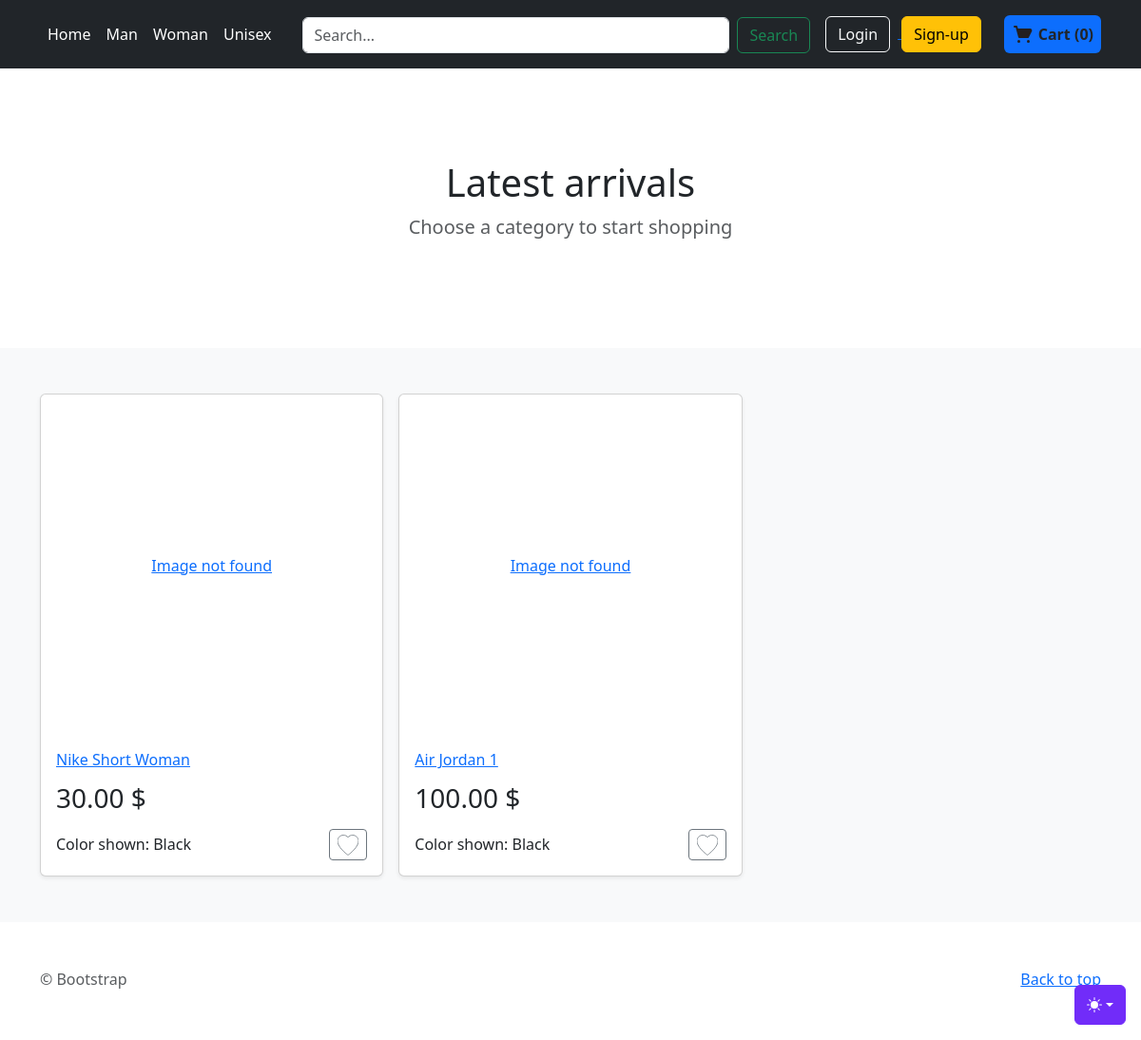
Before: / with the older database file.
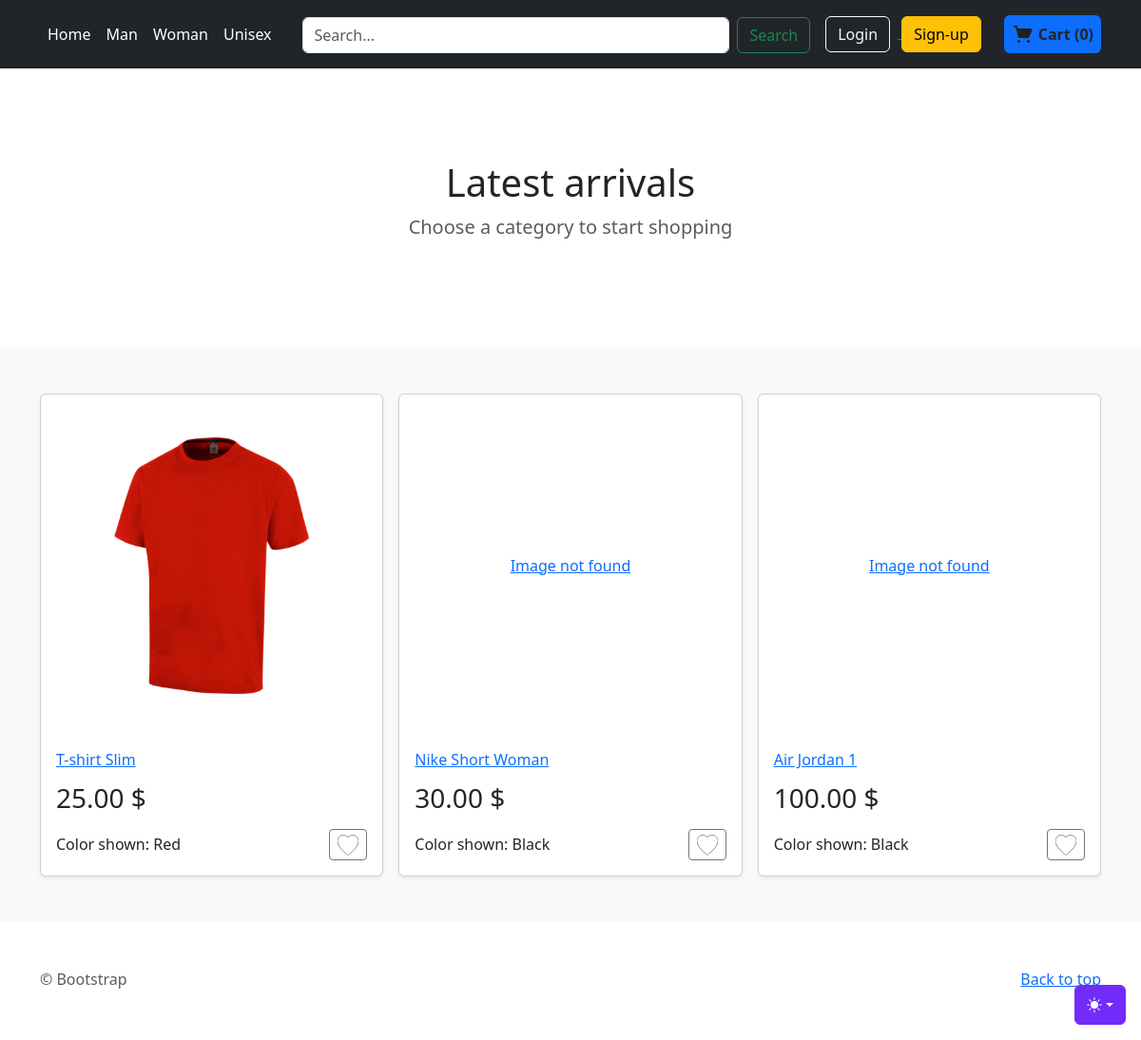
After: the same page with the newer database file.
### store/models.py (models this page shows, shortened)
class ProductVariant(models.Model):
    title = models.CharField(max_length=100, blank=True, null=True)
    product = models.ForeignKey(Product, on_delete=models.CASCADE)
    color = models.ForeignKey(Color, on_delete=models.CASCADE, blank=True, null=True)
    size = models.ForeignKey(Size, on_delete=models.CASCADE, blank=True, null=True)
    image_id = models.ForeignKey(Image, blank=True, null=True,on_delete=models.CASCADE)
    price = models.DecimalField(max_digits=12, decimal_places=2, default=0)
    quantity = models.IntegerField(default=1,null=False)
    purchased = models.PositiveIntegerField(default=0, null=False, blank=True)

class Product(models.Model):
    VARIANTS = (
        ('None', 'None'),
        ('Size', 'Size'),
        ('Color', 'Color'),
        ('Size-Color', 'Size-Color'),
    )
    GENDERS = (
        ('Male', 'Male'),
        ('Female', 'Female'),
        ('Unisex', 'Unisex')
    )
    name = models.CharField(max_length=255, null=False, blank=False)
    slug = models.SlugField(null=False, unique=True)
    category = models.ForeignKey(Category, null=True, blank=True, on_delete=models.CASCADE)
    description = models.TextField(null=True, blank=True)
    base_price = models.DecimalField(max_digits=10, decimal_places=2, null=False,blank=False)
    variant = models.CharField(max_length=10, choices=VARIANTS, default='None')
    date_added = models.DateTimeField(auto_now_add=True, null=True)
    gender = models.CharField(max_length=10, choices=GENDERS, default='Unisex')

class Color(models.Model):
    color_name = models.CharField(max_length=100)

class Image(models.Model):
    name = models.CharField(max_length=50, blank=True)
    product=models.ForeignKey(Product, on_delete=models.CASCADE)
    image = models.ImageField(blank=True, upload_to='static/images/')

### store/views.py (the view)
# urls.py: path('', views.index, name='home'),
def index(request):
    total_latest_shown = 6
    products = ProductVariant.objects.select_related('product').filter(quantity__gt=0).all().order_by('-product__date_added')[:total_latest_shown]
    data = {
        'products': products,
    }
    return render(request, 'store/index.html', data | header_data(request))

### order/models.py (called while the page is built)
    def total_items(self):
        return sum(item.quantity for item in self.cartitem_set.all())

    def total_price(self):
        total = 0
        for item in self.cartitem_set.all():
            total += item.quantity * item.product.price
        return total

### order/views.py (called while the page is built)
def get_or_create_cart(request):
    if request.user.is_authenticated:
        cart, created = Cart.objects.get_or_create(user=request.user)
    else:
        session_cart_id = request.session.get('cart_id')
        if session_cart_id:
            cart, created = Cart.objects.get_or_create(session_id=session_cart_id)
        else:
            cart = Cart.objects.create(session_id=str(uuid.uuid4()))
            request.session['cart_id'] = cart.session_id
    return cart

def cart_info(request):
    cart = get_or_create_cart(request)
    data_response = {
        'cart_products': get_cart_products(cart),
        'total_items': cart.total_items(),
        'total_price': cart.total_price()
    }
    return data_response

### store/models.py (called while the page is built)
    def __str__(self):
        return self.name

### templates/store/index.html (shortened to what the changed rows need)
{% load static %}
<!doctype html>
<html lang="en" data-bs-theme="auto">
  <head><script src="{% static 'assets/js/color-modes.js' %}"></script>
    <link rel="stylesheet" href="https://cdn.jsdelivr.net/npm/@docsearch/css@3">
<link href="{%  static 'assets/dist/css/bootstrap.min.css' %}" rel="stylesheet">
<link href="{%  static 'assets/dist/css/store.css' %}" rel="stylesheet">
  </head>
  <body>
<main>
    {% block categories %}
      <section class="py-5 text-center container">
            <div class="row py-lg-5">
          <div class="col-lg-6 col-md-8 mx-auto">
            <h1 class="fw-light">{% block section_title %}Latest arrivals{% endblock section_title %}</h1>
          </div>
        </div>
      </section>
    {% endblock categories %}
  <div class="album py-5 bg-body-tertiary">
    <div class="container">
        {% block content %}
      <div class="row row-cols-1 row-cols-sm-2 row-cols-md-3 g-3">
          {% if products %}
              {% for article in products %}
                <div class="col">
              <div class="card shadow-sm">
                  <a href="{% url 'store:product-detail' gen=article.product.gender category=article.product.category  id=article.id %}">
                      <div class="image-container">
                          {% if article.image_id %}
                            <img class="product-image" src="{{ article.image_id.image.url }}" alt="{{ article.image_id.name }}" >
                          {% else %}
                            <span>Image not found</span>
                          {% endif %}
                      </div>
                  </a>
                      <div class="card-body">
                    <a href="{% url 'store:product-detail' gen=article.product.gender category=article.product.category id=article.id %}">
                  <h2 class="name-article">{{ article.product.name }} </h2>
                        </a>
                  <span class="price">{{ article.price }} $</span>
                    <div class="d-flex justify-content-between align-items-center">
                    <span>Color shown: {{ article.color.color_name }}</span>
                        <div class="btn-group">
                      <button type="button" class="btn btn-sm btn-outline-secondary add-to-favourites">
                      </button>
                    </div>
                  </div>
                </div>
              </div>
            </div>
              {% endfor %}
          {% else %}
              <p class="lead text-body-secondary w-100 text-center">No products found</p>
          {% endif %}
      </div>
        {% endblock content %}
    </div>
  </div>
</main>
    </body>
</html>

Changed rows visible on the page:
now on this page (row edited): ProductVariant: image_id.image (picture), product.name "T-shirt Slim", price "25.00", color.color_name "Red"
